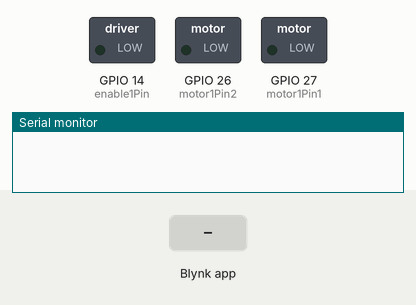
Recording of a sketch running on a simulated ESP32. On the bench: switched loads named in the sketch (green lamp = pin HIGH), the last lines printed to the serial monitor. The inputs (shaded band) are chosen by the test bench. WiFi joins after 1.5 s; servers stay silent unless stated.

Above: at 3.0 s.
3.1 s: Blynk app writes 1 to V0
At 3.5 s:
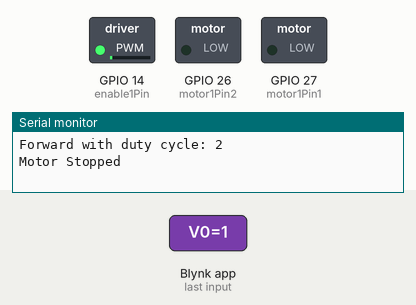
4.6 s: Blynk app writes 200 to V0
At 5.8 s:
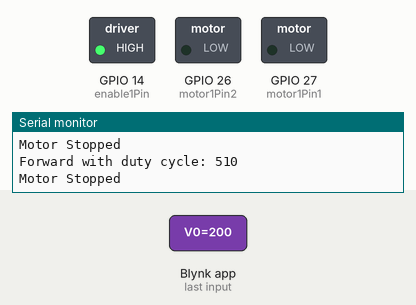
Timing chart, 0 to 7.6 s (numbered marks = the images above; inputs shaded):
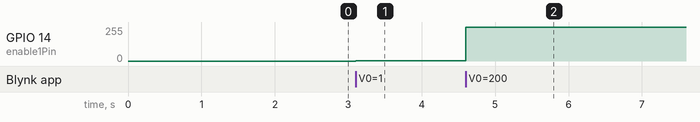

The sketch:

Class_22.ino
```cpp
#define BLYNK_TEMPLATE_ID           "TMPxxxxxx"
#define BLYNK_TEMPLATE_NAME         "Device"
#define BLYNK_AUTH_TOKEN            "YourAuthToken"

/* Comment this out to disable prints and save space */
#define BLYNK_PRINT Serial


#include <WiFi.h>
#include <WiFiClient.h>
#include <BlynkSimpleEsp32.h>

// Motor A
int motor1Pin1 = 27;
int motor1Pin2 = 26;
int enable1Pin = 14;

// Setting PWM properties
const int freq = 30000;
const int pwmChannel = 0;
const int resolution = 8;
int dutyCycle = 0;

// Your WiFi credentials.
// Set password to "" for open networks.
char ssid[] = "YourNetworkName";
char pass[] = "YourPassword";

bool fan_state = false;

// This function will be called every time Slider Widget
// in Blynk app writes values to the Virtual Pin V1
BLYNK_WRITE(V0)
{
  int Slider_val = param.asInt(); // assigning incoming value from pin V1 to a variable

  dutyCycle = map(Slider_val, 0, 100, 0, 255);
  ledcWrite(pwmChannel, dutyCycle);
  Serial.print("Forward with duty cycle: ");
  Serial.println(dutyCycle);

  if(fan_state == true)
  {
    Serial.println("Moving Forward");
    digitalWrite(motor1Pin1, LOW);
    digitalWrite(motor1Pin2, HIGH);
  }else
  {
    Serial.println("Motor Stopped");
    digitalWrite(motor1Pin1, LOW);
    digitalWrite(motor1Pin2, LOW);
  }
  // process received value
}

BLYNK_WRITE(V1)
{
  int Button_val = param.asInt(); // assigning incoming value from pin V1 to a variable
  fan_state = Button_val;
  // process received value
}

void setup()
{
  // Debug console
  Serial.begin(115200);

  Blynk.begin(BLYNK_AUTH_TOKEN, ssid, pass);
  // You can also specify server:
  //Blynk.begin(BLYNK_AUTH_TOKEN, ssid, pass, "blynk.cloud", 80);
  //Blynk.begin(BLYNK_AUTH_TOKEN, ssid, pass, IPAddress(192,168,1,100), 8080);

  pinMode(motor1Pin1, OUTPUT);
  pinMode(motor1Pin2, OUTPUT);
  pinMode(enable1Pin, OUTPUT);

  // configure LED PWM functionalitites
  ledcSetup(pwmChannel, freq, resolution);

  // attach the channel to the GPIO to be controlled
  ledcAttachPin(enable1Pin, pwmChannel);

}

void loop()
{
  Blynk.run();
}
```

Measured:
- after the input at 3.1 s, GPIO 14 (enable1Pin): 0/255 → 2/255 at once
- after the input at 4.6 s, GPIO 14 (enable1Pin): 2/255 → 255/255 at once
